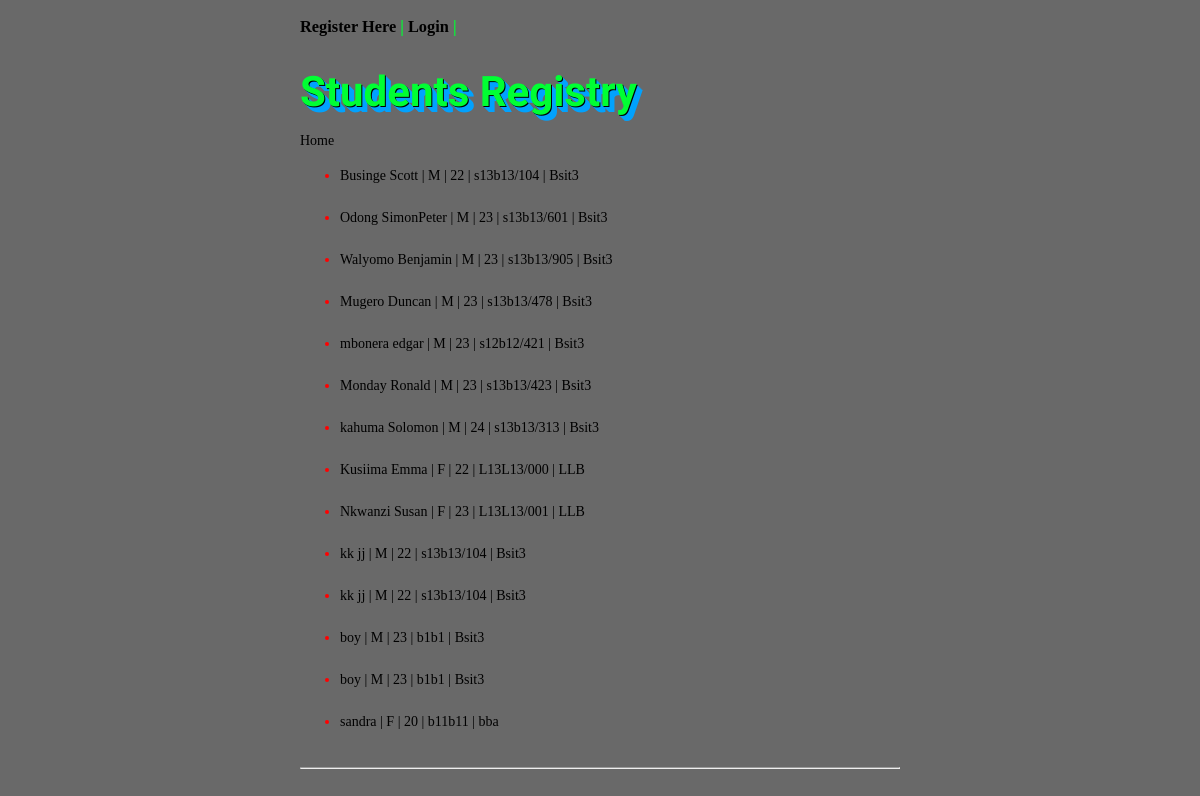
The page /registry/ on the database its author committed.
### Gyobera/models.py (models this page shows)
class Student(models.Model):
    Names = models.CharField(max_length=100, blank=False)
    Sex = models.CharField(max_length=1, choices=[('M', 'Male'), ('F', 'Female')])
    Age = models.IntegerField(blank=False)
    Registration_Number = models.CharField(max_length=100, blank=False)
    Course = models.CharField(max_length=100, blank=False)
    def __str__(self):
        return '{} | {} | {} | {} | {}'.format(self.Names, self.Sex, self.Age, self.Registration_Number, self.Course)

### Gyobera/views.py (the view)
# urls.py: url(r'^registry/$', views.registry, name='registry'),
def registry(request):
    context_dict = {}
    context = RequestContext(request)
    student_list = Student.objects.all()
    for student in student_list:
        context_dict = {'students': student_list}
    return render_to_response('gyobera/registry.html', context_dict, context)

### templates/gyobera/registry.html (shortened to what this page needs)
{% extends 'base.html' %}
{% load staticfiles %}
{% block body_block %}
    <h1><strong>Students Registry </strong></h1><a href="/Gyobera/">Home</a><br/>
          {% if students %}
            <ul>
                {% for student in students %}
                <li><a href="{{ student_list}}">{{ student }}</a></li><br/>
                {% endfor %}
            </ul>
        {% else %}
            <strong>There are no registered students.</strong>
        {% endif %}
{% endblock %}

### static/css/main.css (style rules this page uses)
html, body { margin: 0; padding: 0; height: 100%; font: 14px/21px 'Tahoma'; }
html { color: red; background: dimgrey; }
body { margin: 0 auto; min-height: 100%; position: relative; max-width: 600px; }
h1, h2, h3, h4, h5, h6 { color: #00FF33; }
h1 { font-family: 'Passion One', cursive; font-weight: normal; padding: 15px 0 0 0; font-size: 3em; text-shadow: 1px 1px #000, 2px 2px #02a2fe, 3px 3px #02a2fe, 4px 4px #02a2fe, 5px 5px #02a2fe, 6px 6px #02a2fe; }
a { color: black; text-decoration: none; }

### rows shown on the page
Student: Names+Sex+Age "Businge Scott | M | 22 | s13b13/104 | Bsit3"
Student: Names+Sex+Age "Odong SimonPeter | M | 23 | s13b13/601 | Bsit3"
Student: Names+Sex+Age "Walyomo Benjamin | M | 23 | s13b13/905 | Bsit3"
Student: Names+Sex+Age "Mugero Duncan | M | 23 | s13b13/478 | Bsit3"
Student: Names+Sex+Age "mbonera edgar | M | 23 | s12b12/421 | Bsit3"
Student: Names+Sex+Age "Monday Ronald | M | 23 | s13b13/423 | Bsit3"
Student: Names+Sex+Age "kahuma Solomon | M | 24 | s13b13/313 | Bsit3"
Student: Names+Sex+Age "Kusiima Emma | F | 22 | L13L13/000 | LLB"
Student: Names+Sex+Age "Nkwanzi Susan | F | 23 | L13L13/001 | LLB"
Student: Names+Sex+Age "kk jj | M | 22 | s13b13/104 | Bsit3"
Student: Names+Sex+Age "kk jj | M | 22 | s13b13/104 | Bsit3"
Student: Names+Sex+Age "boy | M | 23 | b1b1 | Bsit3"
Student: Names+Sex+Age "boy | M | 23 | b1b1 | Bsit3"
Student: Names+Sex+Age "sandra | F | 20 | b11b11 | bba"
